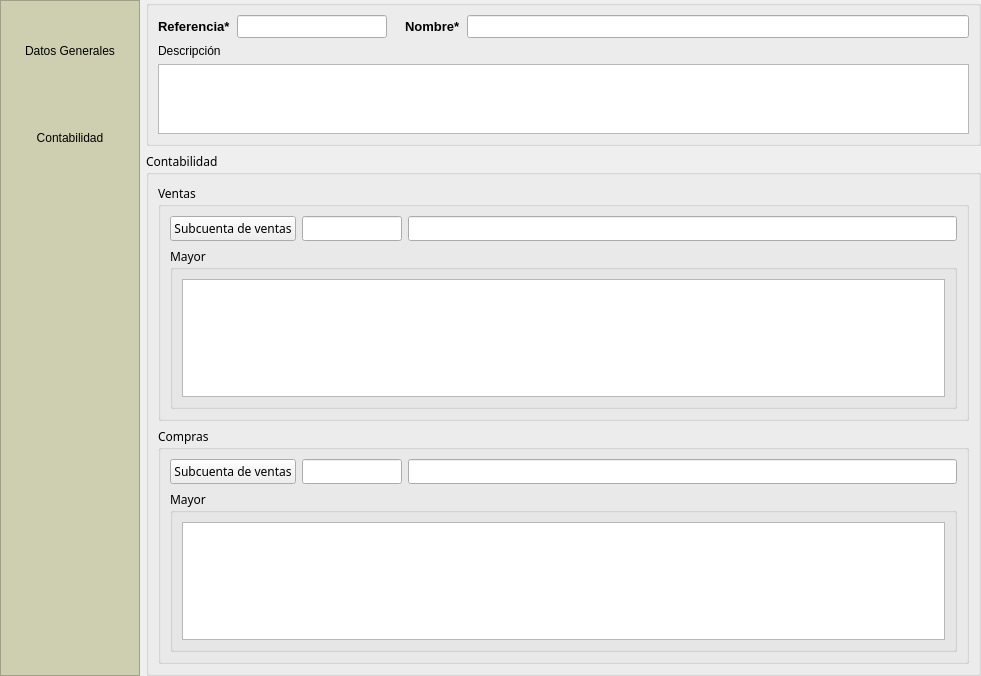
<?xml version="1.0" encoding="UTF-8"?>
<ui version="4.0">
 <class>frmServicios</class>
 <widget class="QDialog" name="frmServicios">
  <property name="geometry">
   <rect>
    <x>0</x>
    <y>0</y>
    <width>981</width>
    <height>617</height>
   </rect>
  </property>
  <property name="windowTitle">
   <string>Servicios</string>
  </property>
  <property name="windowIcon">
   <iconset>
    <normaloff>:/aplicacion/images/alephLogoIcon.ico</normaloff>:/aplicacion/images/alephLogoIcon.ico</iconset>
  </property>
  <layout class="QGridLayout" name="gridLayout_4">
   <property name="leftMargin">
    <number>0</number>
   </property>
   <property name="topMargin">
    <number>0</number>
   </property>
   <property name="rightMargin">
    <number>0</number>
   </property>
   <property name="bottomMargin">
    <number>0</number>
   </property>
   <item row="0" column="0" rowspan="2">
    <widget class="QFrame" name="frameButtons">
     <property name="sizePolicy">
      <sizepolicy hsizetype="Preferred" vsizetype="Expanding">
       <horstretch>0</horstretch>
       <verstretch>0</verstretch>
      </sizepolicy>
     </property>
     <property name="minimumSize">
      <size>
       <width>140</width>
       <height>450</height>
      </size>
     </property>
     <property name="maximumSize">
      <size>
       <width>135</width>
       <height>16777215</height>
      </size>
     </property>
     <property name="styleSheet">
      <string notr="true">background: #CECFB0</string>
     </property>
     <property name="frameShape">
      <enum>QFrame::StyledPanel</enum>
     </property>
     <property name="frameShadow">
      <enum>QFrame::Raised</enum>
     </property>
     <layout class="QVBoxLayout" name="verticalLayout">
      <item>
       <widget class="QToolButton" name="tbDatos">
        <property name="sizePolicy">
         <sizepolicy hsizetype="Preferred" vsizetype="Fixed">
          <horstretch>0</horstretch>
          <verstretch>0</verstretch>
         </sizepolicy>
        </property>
        <property name="minimumSize">
         <size>
          <width>120</width>
          <height>81</height>
         </size>
        </property>
        <property name="maximumSize">
         <size>
          <width>111</width>
          <height>81</height>
         </size>
        </property>
        <property name="toolTip">
         <string>Presenta la ficha con la información general de esta entidad</string>
        </property>
        <property name="statusTip">
         <string>Presenta la ficha con la información general de esta entidad</string>
        </property>
        <property name="whatsThis">
         <string>Presenta la ficha con la información general de esta entidad</string>
        </property>
        <property name="text">
         <string>Datos Generales</string>
        </property>
        <property name="icon">
         <iconset>
          <normaloff>:/images/commons/clientes.png</normaloff>:/images/commons/clientes.png</iconset>
        </property>
        <property name="iconSize">
         <size>
          <width>48</width>
          <height>48</height>
         </size>
        </property>
        <property name="checkable">
         <bool>true</bool>
        </property>
        <property name="autoExclusive">
         <bool>true</bool>
        </property>
        <property name="toolButtonStyle">
         <enum>Qt::ToolButtonTextUnderIcon</enum>
        </property>
        <property name="autoRaise">
         <bool>true</bool>
        </property>
       </widget>
      </item>
      <item>
       <widget class="QToolButton" name="tbContabilidad">
        <property name="sizePolicy">
         <sizepolicy hsizetype="Preferred" vsizetype="Fixed">
          <horstretch>0</horstretch>
          <verstretch>0</verstretch>
         </sizepolicy>
        </property>
        <property name="minimumSize">
         <size>
          <width>120</width>
          <height>81</height>
         </size>
        </property>
        <property name="maximumSize">
         <size>
          <width>111</width>
          <height>81</height>
         </size>
        </property>
        <property name="toolTip">
         <string>Acceda a los datos contables.</string>
        </property>
        <property name="statusTip">
         <string>Acceda a los datos contables.</string>
        </property>
        <property name="whatsThis">
         <string>Acceda a los datos contables.</string>
        </property>
        <property name="text">
         <string>Contabilidad</string>
        </property>
        <property name="icon">
         <iconset>
          <normaloff>:/images/commons/contabilidad.png</normaloff>:/images/commons/contabilidad.png</iconset>
        </property>
        <property name="iconSize">
         <size>
          <width>48</width>
          <height>48</height>
         </size>
        </property>
        <property name="checkable">
         <bool>true</bool>
        </property>
        <property name="autoExclusive">
         <bool>true</bool>
        </property>
        <property name="toolButtonStyle">
         <enum>Qt::ToolButtonTextUnderIcon</enum>
        </property>
        <property name="autoRaise">
         <bool>true</bool>
        </property>
       </widget>
      </item>
      <item>
       <spacer name="verticalSpacer">
        <property name="orientation">
         <enum>Qt::Vertical</enum>
        </property>
        <property name="sizeHint" stdset="0">
         <size>
          <width>20</width>
          <height>20</height>
         </size>
        </property>
       </spacer>
      </item>
     </layout>
    </widget>
   </item>
   <item row="0" column="1">
    <widget class="QGroupBox" name="groupBox_14">
     <property name="title">
      <string/>
     </property>
     <layout class="QGridLayout" name="gridLayout_8">
      <item row="0" column="1">
       <widget class="DBLineEdit" name="db_referencia">
        <property name="sizePolicy">
         <sizepolicy hsizetype="Expanding" vsizetype="Fixed">
          <horstretch>0</horstretch>
          <verstretch>0</verstretch>
         </sizepolicy>
        </property>
        <property name="maximumSize">
         <size>
          <width>150</width>
          <height>16777215</height>
         </size>
        </property>
        <property name="font">
         <font>
          <pointsize>10</pointsize>
         </font>
        </property>
        <property name="toolTip">
         <string>Código unico del tercero. El sistema propone un número, aunque usted puede cambiarlo. El número debe ser único.</string>
        </property>
        <property name="statusTip">
         <string>Código unico del tercero. El sistema propone un número, aunque usted puede cambiarlo. El número debe ser único.</string>
        </property>
        <property name="whatsThis">
         <string>Código unico del tercero. El sistema propone un número, aunque usted puede cambiarlo. El número debe ser único.</string>
        </property>
        <property name="readOnly">
         <bool>false</bool>
        </property>
        <property name="fieldName">
         <string>referencia</string>
        </property>
        <property name="dataEditable">
         <bool>true</bool>
        </property>
       </widget>
      </item>
      <item row="0" column="4">
       <widget class="QLabel" name="label_3">
        <property name="font">
         <font>
          <pointsize>10</pointsize>
          <weight>75</weight>
          <bold>true</bold>
         </font>
        </property>
        <property name="text">
         <string>Nombre*</string>
        </property>
       </widget>
      </item>
      <item row="0" column="0">
       <widget class="QLabel" name="label_2">
        <property name="font">
         <font>
          <pointsize>10</pointsize>
          <weight>75</weight>
          <bold>true</bold>
         </font>
        </property>
        <property name="text">
         <string>Referencia*</string>
        </property>
       </widget>
      </item>
      <item row="0" column="5">
       <widget class="DBLineEdit" name="db_nombre">
        <property name="sizePolicy">
         <sizepolicy hsizetype="Expanding" vsizetype="Fixed">
          <horstretch>0</horstretch>
          <verstretch>0</verstretch>
         </sizepolicy>
        </property>
        <property name="font">
         <font>
          <pointsize>10</pointsize>
         </font>
        </property>
        <property name="toolTip">
         <string>Se introduce aquí la razón social o nombre del tercero.</string>
        </property>
        <property name="statusTip">
         <string>Se introduce aquí la razón social o nombre del tercero.</string>
        </property>
        <property name="whatsThis">
         <string>Se introduce aquí la razón social o nombre del tercero.</string>
        </property>
        <property name="fieldName">
         <string>nombre</string>
        </property>
        <property name="dataEditable">
         <bool>true</bool>
        </property>
       </widget>
      </item>
      <item row="1" column="0">
       <widget class="QLabel" name="label">
        <property name="text">
         <string>Descripción</string>
        </property>
       </widget>
      </item>
      <item row="2" column="0" colspan="6">
       <widget class="DBTextEdit" name="db_descripcion">
        <property name="sizePolicy">
         <sizepolicy hsizetype="Expanding" vsizetype="Preferred">
          <horstretch>0</horstretch>
          <verstretch>0</verstretch>
         </sizepolicy>
        </property>
        <property name="fieldName">
         <string>descripcion</string>
        </property>
        <property name="dataEditable">
         <bool>true</bool>
        </property>
       </widget>
      </item>
     </layout>
    </widget>
   </item>
   <item row="1" column="1">
    <widget class="QStackedWidget" name="swFichas">
     <property name="font">
      <font>
       <family>Sans Serif</family>
      </font>
     </property>
     <property name="currentIndex">
      <number>1</number>
     </property>
     <widget class="QWidget" name="pageDatos">
      <layout class="QVBoxLayout" name="verticalLayout_2">
       <property name="leftMargin">
        <number>0</number>
       </property>
       <property name="topMargin">
        <number>0</number>
       </property>
       <property name="rightMargin">
        <number>0</number>
       </property>
       <property name="bottomMargin">
        <number>0</number>
       </property>
       <item>
        <widget class="QGroupBox" name="groupBox">
         <property name="title">
          <string>Datos generales del servicio</string>
         </property>
         <layout class="QGridLayout" name="gridLayout">
          <item row="0" column="0">
           <widget class="DBChooseRecordButton" name="db_subfamiliasarticulos">
            <property name="text">
             <string>Subfamilia</string>
            </property>
            <property name="fieldName">
             <string>codsubfamilia</string>
            </property>
            <property name="dataEditable">
             <bool>true</bool>
            </property>
           </widget>
          </item>
          <item row="0" column="1">
           <widget class="DBLineEdit" name="dbLineEdit">
            <property name="fieldName">
             <string>subfamiliasservicios.nombre</string>
            </property>
           </widget>
          </item>
          <item row="1" column="0">
           <widget class="DBCheckBox" name="db_serecibe">
            <property name="text">
             <string>Se recibe</string>
            </property>
            <property name="fieldName">
             <string>serecibe</string>
            </property>
            <property name="dataEditable">
             <bool>true</bool>
            </property>
           </widget>
          </item>
          <item row="1" column="1">
           <layout class="QHBoxLayout" name="horizontalLayout_2">
            <item>
             <widget class="DBCheckBox" name="db_seproporciona">
              <property name="sizePolicy">
               <sizepolicy hsizetype="Maximum" vsizetype="Fixed">
                <horstretch>0</horstretch>
                <verstretch>0</verstretch>
               </sizepolicy>
              </property>
              <property name="text">
               <string>Se proporciona</string>
              </property>
              <property name="fieldName">
               <string>seproporciona</string>
              </property>
              <property name="dataEditable">
               <bool>true</bool>
              </property>
             </widget>
            </item>
            <item>
             <widget class="QLabel" name="label_4">
              <property name="sizePolicy">
               <sizepolicy hsizetype="Maximum" vsizetype="Preferred">
                <horstretch>0</horstretch>
                <verstretch>0</verstretch>
               </sizepolicy>
              </property>
              <property name="text">
               <string>          Unidad de medida</string>
              </property>
             </widget>
            </item>
            <item>
             <widget class="DBComboBox" name="db_codunidadmedida">
              <property name="fieldName">
               <string>codunidadmedida</string>
              </property>
              <property name="listColumnName">
               <string>nombre</string>
              </property>
              <property name="listColumnToSave">
               <string>codunidadmedida</string>
              </property>
              <property name="dataEditable">
               <bool>true</bool>
              </property>
             </widget>
            </item>
           </layout>
          </item>
         </layout>
        </widget>
       </item>
       <item>
        <widget class="QGroupBox" name="groupBox_11">
         <property name="title">
          <string>Datos de compra por defecto</string>
         </property>
         <layout class="QGridLayout" name="gridLayout_2">
          <item row="0" column="0">
           <widget class="QLabel" name="label_7">
            <property name="text">
             <string>Coste hora recibido</string>
            </property>
           </widget>
          </item>
          <item row="0" column="1">
           <widget class="DBNumberEdit" name="db_costehorarecibido">
            <property name="fieldName">
             <string>costehorarecibido</string>
            </property>
           </widget>
          </item>
          <item row="0" column="2" colspan="2">
           <spacer name="horizontalSpacer_2">
            <property name="orientation">
             <enum>Qt::Horizontal</enum>
            </property>
            <property name="sizeHint" stdset="0">
             <size>
              <width>378</width>
              <height>20</height>
             </size>
            </property>
           </spacer>
          </item>
          <item row="1" column="0">
           <widget class="DBChooseRecordButton" name="db_codimpuestocompra">
            <property name="text">
             <string>Tipo de I.V.A.</string>
            </property>
            <property name="fieldName">
             <string>idimpuestocompra</string>
            </property>
            <property name="dataEditable">
             <bool>true</bool>
            </property>
           </widget>
          </item>
          <item row="1" column="1">
           <widget class="DBLineEdit" name="dbLineEdit_3">
            <property name="fieldName">
             <string>impuestoscompra.nombre</string>
            </property>
           </widget>
          </item>
          <item row="1" column="2">
           <widget class="DBChooseRecordButton" name="db_codimpuestocompra_2">
            <property name="text">
             <string>Tipo de I.R.P.F.</string>
            </property>
            <property name="fieldName">
             <string>idirpfcompra</string>
            </property>
            <property name="dataEditable">
             <bool>true</bool>
            </property>
           </widget>
          </item>
          <item row="1" column="3">
           <widget class="DBLineEdit" name="dbLineEdit_9">
            <property name="fieldName">
             <string>idirpfcompra.impuestos_irpf.nombre</string>
            </property>
           </widget>
          </item>
          <item row="2" column="0">
           <widget class="DBChooseRecordButton" name="db_idseriecompra">
            <property name="text">
             <string>Serie de Facturación por defecto</string>
            </property>
            <property name="fieldName">
             <string>idseriecompra</string>
            </property>
            <property name="dataEditable">
             <bool>true</bool>
            </property>
           </widget>
          </item>
          <item row="2" column="1">
           <widget class="DBLineEdit" name="dbLineEdit_4">
            <property name="fieldName">
             <string>idseriecompra.seriesfacturacion.descripcion</string>
            </property>
           </widget>
          </item>
          <item row="2" column="2">
           <widget class="DBChooseRecordButton" name="db_idtercerocompra">
            <property name="text">
             <string>Proveedor por defecto</string>
            </property>
            <property name="fieldName">
             <string>idtercerocompra</string>
            </property>
            <property name="dataEditable">
             <bool>true</bool>
            </property>
           </widget>
          </item>
          <item row="2" column="3">
           <widget class="DBLineEdit" name="dbLineEdit_5">
            <property name="fieldName">
             <string>idtercerocompra.terceros.nombre</string>
            </property>
           </widget>
          </item>
         </layout>
        </widget>
       </item>
       <item>
        <widget class="QGroupBox" name="groupBox_10">
         <property name="title">
          <string>Datos de ventas por defecto</string>
         </property>
         <layout class="QGridLayout" name="gridLayout_3">
          <item row="0" column="0">
           <widget class="QLabel" name="label_6">
            <property name="text">
             <string>Coste hora aplicado</string>
            </property>
           </widget>
          </item>
          <item row="0" column="1">
           <widget class="DBNumberEdit" name="db_costehoraaplicado">
            <property name="fieldName">
             <string>costehoraaplicado</string>
            </property>
            <property name="dataEditable">
             <bool>true</bool>
            </property>
           </widget>
          </item>
          <item row="0" column="2" colspan="2">
           <spacer name="horizontalSpacer">
            <property name="orientation">
             <enum>Qt::Horizontal</enum>
            </property>
            <property name="sizeHint" stdset="0">
             <size>
              <width>378</width>
              <height>20</height>
             </size>
            </property>
           </spacer>
          </item>
          <item row="1" column="0">
           <widget class="DBChooseRecordButton" name="db_codimpuestoventa">
            <property name="text">
             <string>Tipo de I.V.A.</string>
            </property>
            <property name="fieldName">
             <string>idimpuestoventa</string>
            </property>
            <property name="dataEditable">
             <bool>true</bool>
            </property>
           </widget>
          </item>
          <item row="1" column="1">
           <widget class="DBLineEdit" name="dbLineEdit_2">
            <property name="fieldName">
             <string>impuestosventa.nombre</string>
            </property>
           </widget>
          </item>
          <item row="1" column="2">
           <widget class="DBChooseRecordButton" name="db_codimpuestoventa_2">
            <property name="text">
             <string>Tipo de I.R.P.F.</string>
            </property>
            <property name="fieldName">
             <string>idimpuestoventa</string>
            </property>
            <property name="dataEditable">
             <bool>true</bool>
            </property>
           </widget>
          </item>
          <item row="1" column="3">
           <widget class="DBLineEdit" name="dbLineEdit_8">
            <property name="fieldName">
             <string>idirpfventa.impuestos_irpf.nombre</string>
            </property>
           </widget>
          </item>
          <item row="2" column="0">
           <widget class="DBChooseRecordButton" name="db_idserieventa">
            <property name="text">
             <string>Serie de Facturación por defecto</string>
            </property>
            <property name="fieldName">
             <string>idserieventa</string>
            </property>
            <property name="dataEditable">
             <bool>true</bool>
            </property>
           </widget>
          </item>
          <item row="2" column="1">
           <widget class="DBLineEdit" name="dbLineEdit_6">
            <property name="fieldName">
             <string>idserieventa.seriesfacturacion.descripcion</string>
            </property>
           </widget>
          </item>
          <item row="2" column="2">
           <widget class="DBChooseRecordButton" name="db_idterceroventa">
            <property name="text">
             <string>Proveedor por defecto</string>
            </property>
            <property name="fieldName">
             <string>idterceroventa</string>
            </property>
            <property name="dataEditable">
             <bool>true</bool>
            </property>
           </widget>
          </item>
          <item row="2" column="3">
           <widget class="DBLineEdit" name="dbLineEdit_7">
            <property name="fieldName">
             <string>idterceroventa.terceros.nombre</string>
            </property>
           </widget>
          </item>
         </layout>
        </widget>
       </item>
       <item>
        <widget class="QGroupBox" name="groupBox_2">
         <property name="title">
          <string>Consideración del impuesto</string>
         </property>
         <layout class="QHBoxLayout" name="horizontalLayout">
          <item>
           <widget class="QLabel" name="label_10">
            <property name="sizePolicy">
             <sizepolicy hsizetype="Maximum" vsizetype="Preferred">
              <horstretch>0</horstretch>
              <verstretch>0</verstretch>
             </sizepolicy>
            </property>
            <property name="text">
             <string>Deducción de I.V.A.</string>
            </property>
           </widget>
          </item>
          <item>
           <widget class="DBComboBox" name="db_tipooperacioniva">
            <property name="fieldName">
             <string>tipooperacioniva</string>
            </property>
            <property name="dataEditable">
             <bool>true</bool>
            </property>
           </widget>
          </item>
          <item>
           <widget class="QLabel" name="label_11">
            <property name="sizePolicy">
             <sizepolicy hsizetype="Maximum" vsizetype="Preferred">
              <horstretch>0</horstretch>
              <verstretch>0</verstretch>
             </sizepolicy>
            </property>
            <property name="text">
             <string>Tipo de operación</string>
            </property>
           </widget>
          </item>
          <item>
           <widget class="DBComboBox" name="db_tipoiva">
            <property name="fieldName">
             <string>tipoiva</string>
            </property>
            <property name="dataEditable">
             <bool>true</bool>
            </property>
           </widget>
          </item>
         </layout>
        </widget>
       </item>
       <item>
        <widget class="QGroupBox" name="groupBox_3">
         <property name="title">
          <string>Código interno. NO MODIFICAR</string>
         </property>
         <layout class="QHBoxLayout" name="horizontalLayout_3">
          <item>
           <widget class="QLabel" name="label_5">
            <property name="text">
             <string>Código interno. NO MODIFICAR</string>
            </property>
           </widget>
          </item>
          <item>
           <widget class="DBLineEdit" name="db_codigointernoservicio">
            <property name="fieldName">
             <string>codigointernoservicio</string>
            </property>
            <property name="dataEditable">
             <bool>true</bool>
            </property>
           </widget>
          </item>
         </layout>
        </widget>
       </item>
      </layout>
     </widget>
     <widget class="QWidget" name="pageContabilidad">
      <layout class="QVBoxLayout" name="verticalLayout_7">
       <property name="leftMargin">
        <number>0</number>
       </property>
       <property name="topMargin">
        <number>0</number>
       </property>
       <property name="rightMargin">
        <number>0</number>
       </property>
       <property name="bottomMargin">
        <number>0</number>
       </property>
       <item>
        <widget class="QGroupBox" name="groupBox_9">
         <property name="title">
          <string>Contabilidad</string>
         </property>
         <layout class="QVBoxLayout" name="verticalLayout_5">
          <item>
           <widget class="QGroupBox" name="gbContabilidad">
            <property name="title">
             <string>Ventas</string>
            </property>
            <layout class="QGridLayout" name="gridLayout_5">
             <item row="0" column="0">
              <widget class="DBChooseRecordButton" name="db_idsubcuentaventa">
               <property name="toolTip">
                <string>Cuenta contable de ingresos para </string>
               </property>
               <property name="whatsThis">
                <string>Cuenta contable de ingresos para </string>
               </property>
               <property name="text">
                <string>Subcuenta de ventas</string>
               </property>
               <property name="fieldName">
                <string>idsubcuentaventas</string>
               </property>
               <property name="dataEditable">
                <bool>true</bool>
               </property>
              </widget>
             </item>
             <item row="0" column="1">
              <widget class="DBLineEdit" name="db_idsubcuentaventa_text">
               <property name="maximumSize">
                <size>
                 <width>100</width>
                 <height>16777215</height>
                </size>
               </property>
               <property name="fieldName">
                <string>idsubcuentaventas</string>
               </property>
               <property name="dataEditable">
                <bool>true</bool>
               </property>
               <property name="autoComplete">
                <set>AlephERP::ValuesFromRelation</set>
               </property>
               <property name="autoCompleteColumn">
                <string>codsubcuenta</string>
               </property>
               <property name="autoCompletePopupSize">
                <size>
                 <width>400</width>
                 <height>0</height>
                </size>
               </property>
               <property name="autoCompleteVisibleFields">
                <string>codsubcuenta,descripcion</string>
               </property>
               <property name="replacePointWithCharacter">
                <bool>true</bool>
               </property>
              </widget>
             </item>
             <item row="0" column="2">
              <widget class="DBLineEdit" name="dbLineEdit_10">
               <property name="fieldName">
                <string>co_subcuentasventas.descripcion</string>
               </property>
              </widget>
             </item>
             <item row="1" column="0" colspan="3">
              <widget class="QGroupBox" name="groupBox_4">
               <property name="title">
                <string>Mayor</string>
               </property>
               <layout class="QVBoxLayout" name="verticalLayout_3">
                <item>
                 <widget class="DBTableView" name="frmServicios-co_subcuentascompras.co_partidas">
                  <property name="internalData">
                   <bool>true</bool>
                  </property>
                  <property name="relationName">
                   <string>co_subcuentascompras.co_partidas</string>
                  </property>
                 </widget>
                </item>
               </layout>
              </widget>
             </item>
            </layout>
           </widget>
          </item>
          <item>
           <widget class="QGroupBox" name="gbContabilidad_2">
            <property name="title">
             <string>Compras</string>
            </property>
            <layout class="QGridLayout" name="gridLayout_6">
             <item row="0" column="0">
              <widget class="DBChooseRecordButton" name="db_idsubcuenta_2">
               <property name="toolTip">
                <string>Cuenta contable de ingresos para </string>
               </property>
               <property name="whatsThis">
                <string>Cuenta contable de ingresos para </string>
               </property>
               <property name="text">
                <string>Subcuenta de ventas</string>
               </property>
               <property name="fieldName">
                <string>idsubcuentacompras</string>
               </property>
               <property name="dataEditable">
                <bool>true</bool>
               </property>
              </widget>
             </item>
             <item row="0" column="1">
              <widget class="DBLineEdit" name="db_idsubcuenta_text_2">
               <property name="maximumSize">
                <size>
                 <width>100</width>
                 <height>16777215</height>
                </size>
               </property>
               <property name="fieldName">
                <string>idsubcuentacompras</string>
               </property>
               <property name="dataEditable">
                <bool>true</bool>
               </property>
               <property name="autoComplete">
                <set>AlephERP::ValuesFromRelation</set>
               </property>
               <property name="autoCompleteColumn">
                <string>codsubcuenta</string>
               </property>
               <property name="autoCompletePopupSize">
                <size>
                 <width>400</width>
                 <height>0</height>
                </size>
               </property>
               <property name="autoCompleteVisibleFields">
                <string>codsubcuenta,descripcion</string>
               </property>
               <property name="replacePointWithCharacter">
                <bool>true</bool>
               </property>
              </widget>
             </item>
             <item row="0" column="2">
              <widget class="DBLineEdit" name="dbLineEdit_11">
               <property name="fieldName">
                <string>co_subcuentascompras.descripcion</string>
               </property>
              </widget>
             </item>
             <item row="1" column="0" colspan="3">
              <widget class="QGroupBox" name="groupBox_5">
               <property name="title">
                <string>Mayor</string>
               </property>
               <layout class="QVBoxLayout" name="verticalLayout_4">
                <item>
                 <widget class="DBTableView" name="frmServicios-co_subcuentasventas.co_partidas">
                  <property name="internalData">
                   <bool>true</bool>
                  </property>
                  <property name="relationName">
                   <string>co_subcuentasventas.co_partidas</string>
                  </property>
                 </widget>
                </item>
               </layout>
              </widget>
             </item>
            </layout>
           </widget>
          </item>
         </layout>
        </widget>
       </item>
      </layout>
     </widget>
    </widget>
   </item>
  </layout>
 </widget>
 <customwidgets>
  <customwidget>
   <class>DBCheckBox</class>
   <extends>QCheckBox</extends>
   <header>widgets/dbcheckbox.h</header>
  </customwidget>
  <customwidget>
   <class>DBChooseRecordButton</class>
   <extends>QPushButton</extends>
   <header>widgets/dbchooserecordbutton.h</header>
  </customwidget>
  <customwidget>
   <class>DBComboBox</class>
   <extends>QComboBox</extends>
   <header>widgets/dbcombobox.h</header>
  </customwidget>
  <customwidget>
   <class>DBLineEdit</class>
   <extends>QLineEdit</extends>
   <header>widgets/dblineedit.h</header>
  </customwidget>
  <customwidget>
   <class>DBNumberEdit</class>
   <extends>QLineEdit</extends>
   <header>widgets/dbnumberedit.h</header>
  </customwidget>
  <customwidget>
   <class>DBTableView</class>
   <extends>QTableView</extends>
   <header>widgets/dbtableview.h</header>
  </customwidget>
  <customwidget>
   <class>DBTextEdit</class>
   <extends>QPlainTextEdit</extends>
   <header>widgets/dbtextedit.h</header>
  </customwidget>
 </customwidgets>
 <tabstops>
  <tabstop>db_referencia</tabstop>
  <tabstop>db_nombre</tabstop>
  <tabstop>db_descripcion</tabstop>
  <tabstop>db_subfamiliasarticulos</tabstop>
  <tabstop>dbLineEdit</tabstop>
  <tabstop>db_serecibe</tabstop>
  <tabstop>db_seproporciona</tabstop>
  <tabstop>db_codunidadmedida</tabstop>
  <tabstop>db_costehorarecibido</tabstop>
  <tabstop>db_codimpuestocompra</tabstop>
  <tabstop>dbLineEdit_3</tabstop>
  <tabstop>db_codimpuestocompra_2</tabstop>
  <tabstop>dbLineEdit_9</tabstop>
  <tabstop>db_idseriecompra</tabstop>
  <tabstop>dbLineEdit_4</tabstop>
  <tabstop>db_idtercerocompra</tabstop>
  <tabstop>dbLineEdit_5</tabstop>
  <tabstop>db_costehoraaplicado</tabstop>
  <tabstop>db_codimpuestoventa</tabstop>
  <tabstop>dbLineEdit_2</tabstop>
  <tabstop>db_codimpuestoventa_2</tabstop>
  <tabstop>dbLineEdit_8</tabstop>
  <tabstop>db_idserieventa</tabstop>
  <tabstop>dbLineEdit_6</tabstop>
  <tabstop>db_idterceroventa</tabstop>
  <tabstop>dbLineEdit_7</tabstop>
  <tabstop>db_tipooperacioniva</tabstop>
  <tabstop>db_tipoiva</tabstop>
  <tabstop>tbContabilidad</tabstop>
  <tabstop>tbDatos</tabstop>
 </tabstops>
 <resources>
  <include location="../../programacion/git/alepherp/src/resources/modules.qrc"/>
  <include location="../../programacion/git/alepherp/src/resources/resources.qrc"/>
 </resources>
 <connections/>
</ui>
